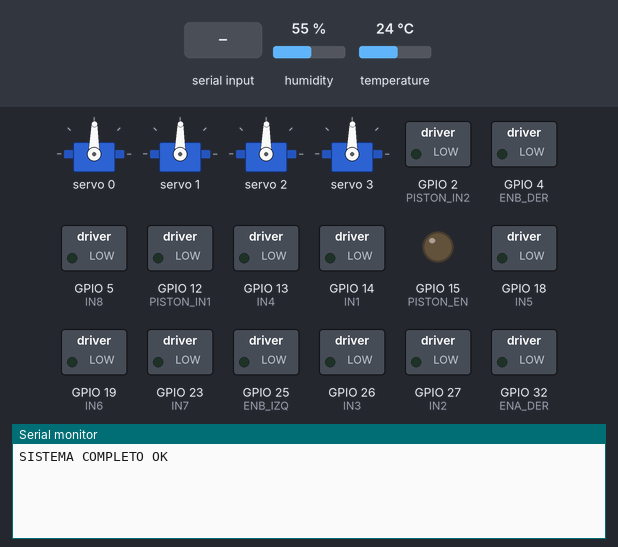
A sketch run on a simulated ESP32. Shown: 4 × servo, switched loads named in the sketch (green lamp = pin HIGH), output pins drawn as LEDs (lit = HIGH), the last lines printed to the serial monitor. Inputs (shaded band) come from the test bench; at power-on: humidity 55 %, temperature 24 °C.

Above: at 1.2 s.
1.3 s: "&\n" received over the second serial link
At 1.9 s:
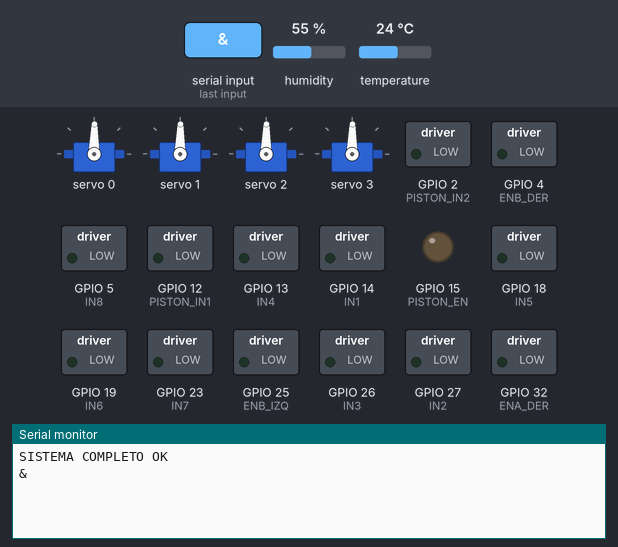
3.5 s: "90,45\n" received over the second serial link
At 3.9 s:
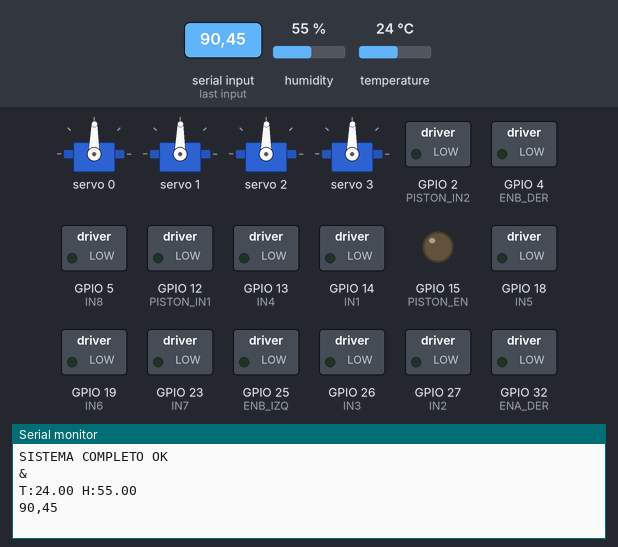
5.0 s: "2\n" received over the second serial link
At 5.8 s:
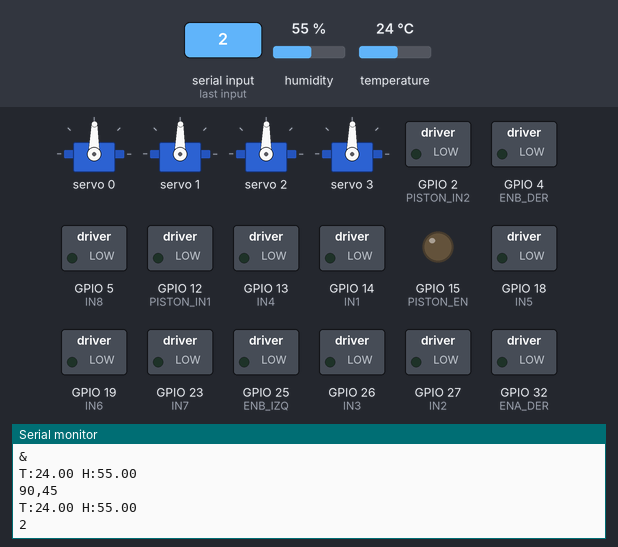

Measured:
- after the input at 1.3 s, the serial monitor: prints a new line at once (image 1)
- after the input at 3.5 s, the serial monitor: prints a new line at once (image 2)
- after the input at 5.0 s, the serial monitor: prints a new line at once (image 3)

The sketch:

v.03.ino
```cpp
#include <Wire.h>
#include <Adafruit_PWMServoDriver.h>
#include "DHT.h"

// ================= PCA9685 =================
Adafruit_PWMServoDriver pca = Adafruit_PWMServoDriver(0x40);

// ================= UART =================
String comando = "";

// ================= DHT22 =================
#define DHTPIN 34
#define DHTTYPE DHT22
DHT dht(DHTPIN, DHTTYPE);

// ================= COLOR =================
int color_detectado = 0;
// 0 = nada
// 1 = rojo
// 2 = amarillo
// 3 = verde

// ================= PINES MOTORES =================
int IN1 = 14;
int IN2 = 27;
int IN3 = 26;
int IN4 = 13;

int IN5 = 18;
int IN6 = 19;
int IN7 = 23;
int IN8 = 5;

// PWM motores
int ENA_IZQ = 33;
int ENB_IZQ = 25;
int ENA_DER = 32;
int ENB_DER = 4;

// ================= PISTÓN =================
int PISTON_IN1 = 12;
int PISTON_IN2 = 2;
int PISTON_EN  = 15;

// ================= VARIABLES =================
int fl_actual = 0;
int rl_actual = 0;
int fr_actual = 0;
int rr_actual = 0;

int fl_target = 0;
int rl_target = 0;
int fr_target = 0;
int rr_target = 0;

// ================= SERVOS =================
int servo1 = 90;
int servo2 = 90;
int servo3 = 90;
int servo4 = 90;

// ================= FUNCIONES =================

int getValue(String data, String key, int def) {
  int index = data.indexOf(key + "=");
  if (index == -1) return def;

  int start = index + key.length() + 1;
  int end = data.indexOf("&", start);

  if (end == -1) end = data.length();

  return data.substring(start, end).toInt();
}

int suavizar(int actual, int objetivo) {
  int paso = 5;

  if (actual < objetivo) {
    actual += paso;
    if (actual > objetivo) actual = objetivo;
  }
  else if (actual > objetivo) {
    actual -= paso;
    if (actual < objetivo) actual = objetivo;
  }

  return actual;
}

void setMotor(int in1, int in2, int velocidad) {

  if (velocidad > 0) {
    digitalWrite(in1, HIGH);
    digitalWrite(in2, LOW);
  }
  else if (velocidad < 0) {
    digitalWrite(in1, LOW);
    digitalWrite(in2, HIGH);
  }
  else {
    digitalWrite(in1, LOW);
    digitalWrite(in2, LOW);
  }
}

// ================= SERVOS =================
void moverServo(int canal, int angulo) {

  // protección mínima servo 3
  if (canal == 2 && angulo > 120) angulo = 120;

  int pulso = map(angulo, 0, 180, 100, 500);
  pca.setPWM(canal, 0, pulso);
}

// ================= LED PCA9685 =================
void actualizarLED() {

  // apagar todos
  pca.setPWM(4, 0, 0);
  pca.setPWM(5, 0, 0);
  pca.setPWM(6, 0, 0);

  if (color_detectado == 1) pca.setPWM(4, 0, 4095);
  else if (color_detectado == 2) pca.setPWM(5, 0, 4095);
  else if (color_detectado == 3) pca.setPWM(6, 0, 4095);
}

// ================= PISTÓN =================
void moverPiston(int velocidad) {

  int pwm = abs(velocidad);

  if (pwm > 200) pwm = 200; // protección opcional

  if (velocidad > 0) {
    digitalWrite(PISTON_IN1, HIGH);
    digitalWrite(PISTON_IN2, LOW);
  }
  else if (velocidad < 0) {
    digitalWrite(PISTON_IN1, LOW);
    digitalWrite(PISTON_IN2, HIGH);
  }
  else {
    digitalWrite(PISTON_IN1, LOW);
    digitalWrite(PISTON_IN2, LOW);
  }

  ledcWrite(PISTON_EN, pwm);
}

// ================= PROCESAR =================
void procesar(String cmd) {

  int fl = getValue(cmd, "fl", 0);
  int rl = getValue(cmd, "rl", 0);
  int fr = getValue(cmd, "fr", 0);
  int rr = getValue(cmd, "rr", 0);

  servo1 = getValue(cmd, "s1", servo1);
  servo2 = getValue(cmd, "s2", servo2);
  servo3 = getValue(cmd, "s3", servo3);
  servo4 = getValue(cmd, "s4", servo4);

  color_detectado = getValue(cmd, "c", color_detectado);

  int p = getValue(cmd, "p", 0);

  Serial.println(cmd);

  setMotor(IN1, IN2, fl);
  setMotor(IN3, IN4, rl);
  setMotor(IN5, IN6, fr);
  setMotor(IN7, IN8, rr);

  fl_target = abs(fl);
  rl_target = abs(rl);
  fr_target = abs(fr);
  rr_target = abs(rr);

  moverPiston(p);
}

// ================= SETUP =================

void setup() {

  Serial.begin(115200);
  Serial2.begin(115200, SERIAL_8N1, 16, 17);

  pinMode(IN1, OUTPUT);
  pinMode(IN2, OUTPUT);
  pinMode(IN3, OUTPUT);
  pinMode(IN4, OUTPUT);

  pinMode(IN5, OUTPUT);
  pinMode(IN6, OUTPUT);
  pinMode(IN7, OUTPUT);
  pinMode(IN8, OUTPUT);

  pinMode(PISTON_IN1, OUTPUT);
  pinMode(PISTON_IN2, OUTPUT);

  ledcAttach(ENA_IZQ, 1000, 8);
  ledcAttach(ENB_IZQ, 1000, 8);
  ledcAttach(ENA_DER, 1000, 8);
  ledcAttach(ENB_DER, 1000, 8);
  ledcAttach(PISTON_EN, 1000, 8);

  Wire.begin(21, 22);
  pca.begin();
  pca.setPWMFreq(50);

  dht.begin();

  Serial.println("SISTEMA COMPLETO OK");
}

// ================= LOOP =================

void loop() {

  // UART
  while (Serial2.available()) {
    char c = Serial2.read();

    if (c == '\r') continue;

    if ((c >= 32 && c <= 126) || c == '\n') {

      if (c == '\n') {
        if (comando.length() > 0) procesar(comando);
        comando = "";
      }
      else {
        comando += c;
        if (comando.length() > 50) comando = "";
      }
    }
  }

  // suavizado motores
  fl_actual = suavizar(fl_actual, fl_target);
  rl_actual = suavizar(rl_actual, rl_target);
  fr_actual = suavizar(fr_actual, fr_target);
  rr_actual = suavizar(rr_actual, rr_target);

  ledcWrite(ENA_IZQ, fl_actual);
  ledcWrite(ENB_IZQ, rl_actual);
  ledcWrite(ENA_DER, fr_actual);
  ledcWrite(ENB_DER, rr_actual);

  // servos
  moverServo(0, servo1);
  moverServo(1, servo2);
  moverServo(2, servo3);
  moverServo(3, servo4);

  // LED automático
  actualizarLED();

  // DHT22 cada 2s
  static unsigned long lastDHT = 0;
  if (millis() - lastDHT > 2000) {

    float temp = dht.readTemperature();
    float hum = dht.readHumidity();

    if (!isnan(temp) && !isnan(hum)) {
      Serial.print("T:");
      Serial.print(temp);
      Serial.print(" H:");
      Serial.println(hum);
    }

    lastDHT = millis();
  }
}
```
